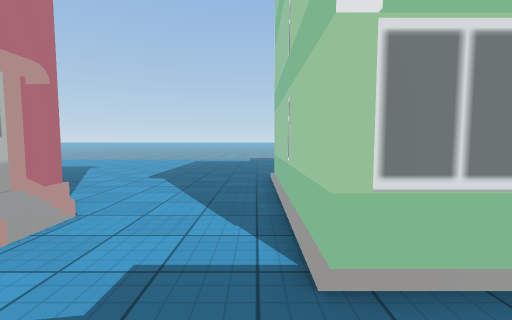
[1] (above)

16 first-person views from a walk through a scene from a Unity 3-D project. The camera is 1.3 m above the floor, tilts 4° down and sees 90° across. The floor is counted in squares, 1 m on a side. Each view is taken from the middle of a square. On the plan, view 1 faces up. The plan holds only what a view shows up to about 13 squares ahead; the rest is blank. The place goes on beyond the plan. The player character is not drawn. Some animated figures are left out. Some surface patterns are stand-ins.

[2]
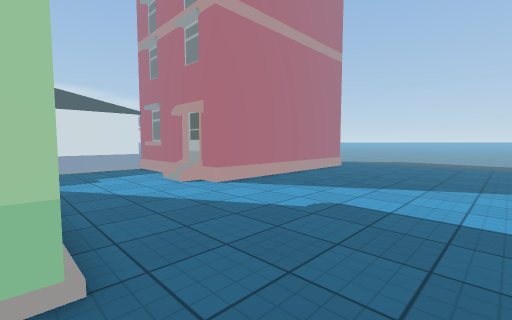

[3]
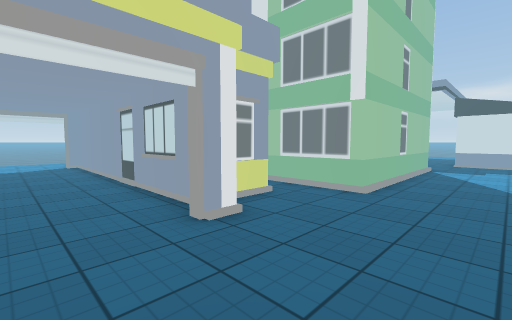

[4]
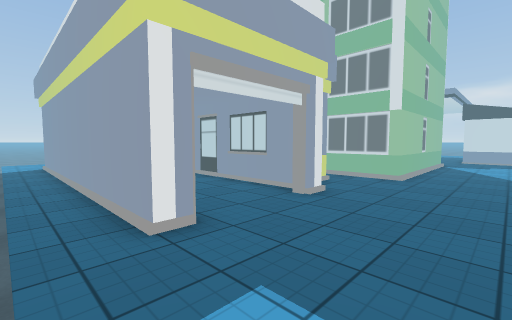

[5]
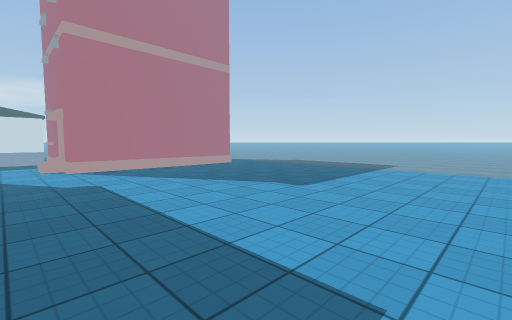

[6]
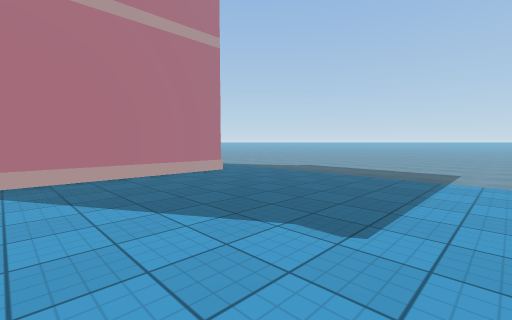

[7]
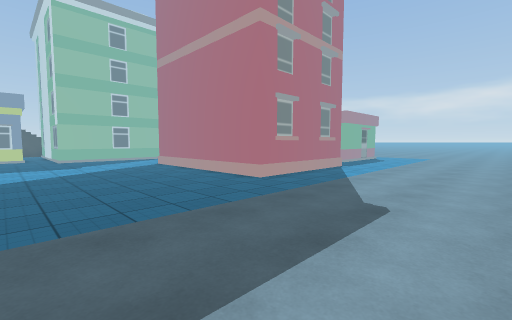

[8]
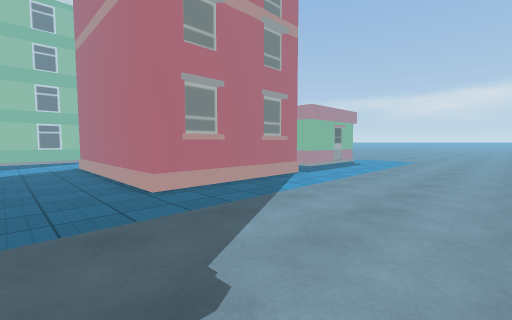

[9]
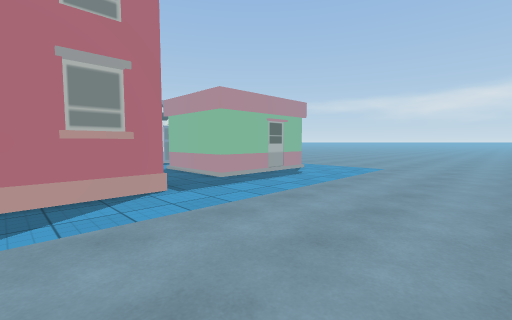

[10]
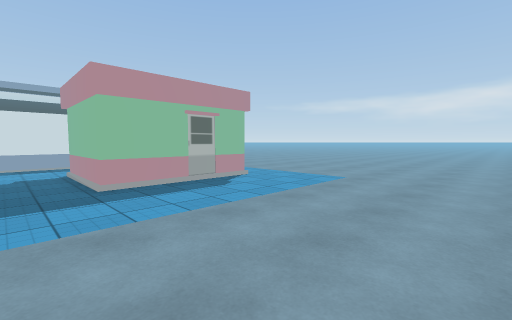

[11]
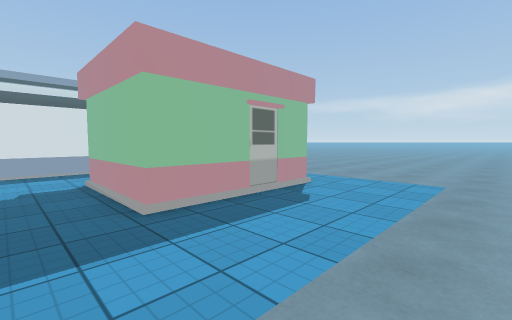

[12]
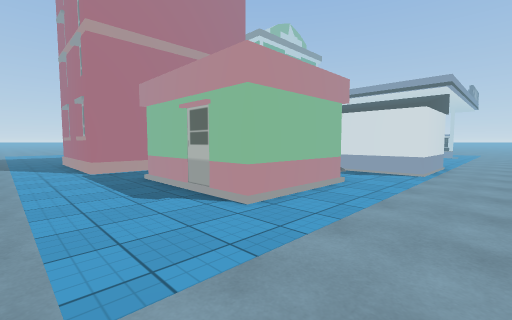

[13]
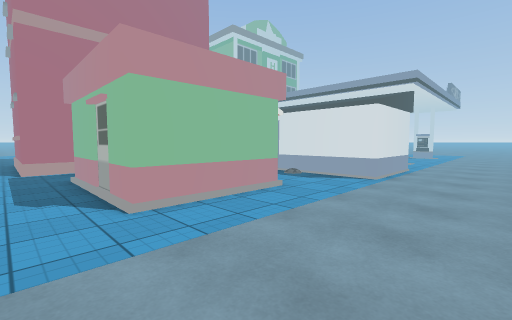

[14]
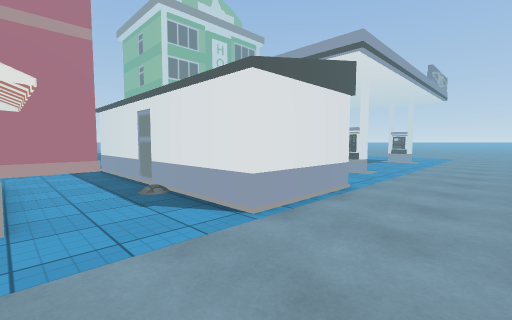

[15]
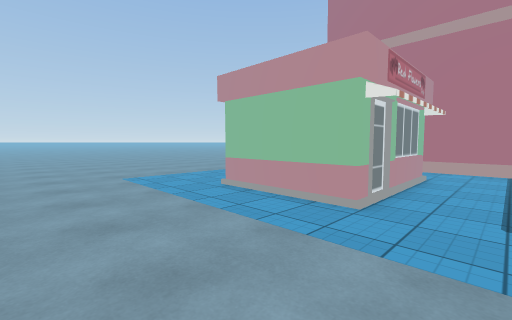

[16]
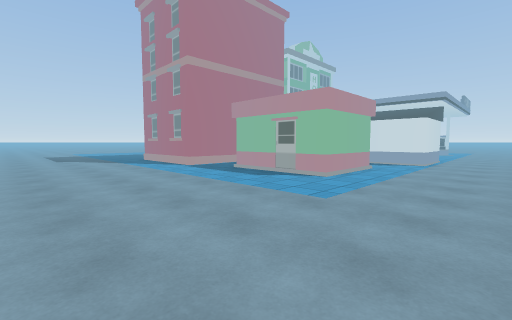

### Floor plan
Key: @ floor where view 1 was taken; # wall or solid block; . floor; B building.
Columns run from 20 left of view 1 to 15 right of it. Each row starts with its distance up from view 1.
 19                   . ................
 18  ................ ..................
 17  .....................############
 16   ..................................
 15 ....................................
 14 ......................B...........B
 13 ......................#########BB##
 12 .......................#
 11  ......................#
 10  ........................
  9  ....................####
  8  ....................#
  7  ....................#
  6  ....................#
  5  .......#########....#
  4 ........#       #....#
  3 ........#       #....#
  2 ........#       #....BB
  1 ........#       #.....
  0 ........#       #...@
 -1 ........#############
 -2 ................#
 -3 ................#
 -4 .........####B..#
 -5 .........#   B..#
 -6 .........#   B..#
 -7 .........#   B..#
 -8 .........#   #..#
 -9 .........#####..#      .B
-10 ................##   .......
-11 .................####........
-12 ..............................
-13 ...............................
-14 ...............................

Positions as (right, up) in squares from view 1, and headings:
1: (0, 0), facing up
2: (1, 12), facing down-left
3: (-2, 16), facing down-right
4: (-2, 19), facing down-right
5: (-2, 18), facing down-left
6: (-5, 15), facing down-left
7: (-19, 12), facing down-right
8: (-19, 8), facing down-right
9: (-19, 2), facing down-right
10: (-19, -2), facing down-right
11: (-16, -2), facing down-right
12: (-15, -13), facing up-right
13: (-13, -14), facing up-right
14: (-7, -14), facing up-right
15: (-5, -14), facing up-left
16: (-20, -14), facing up-right
